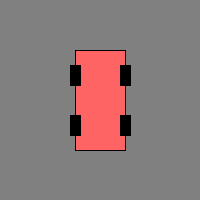
Frame 1 (no input)
Frame 60 (the mouse pressed at the canvas centre just before this capture): identical to frame 1, image omitted
Frame 120 (the mouse held since frame 60 and released just before this capture): identical to frame 1, image omitted

The Processing sketch that drew this single still picture (run headless with seeded random() and noise(); from frame 60 on, the mouse is pressed at the canvas centre):

// Processing sketch: sketch_002_1
// ── sketch_002_1.pde
Car car;

void setup() {
  size (200, 200);
  background (128);
  
  car = new Car();
}

void draw() {
  car.draw(100, 100);
}


class Car {
  Car() {}
  
  void draw (float x0, float y0) {
    //float x0 = 100, y0 = 100; // center of the car
    float cw = 50, ch = 100; // w,h of the car

    // car body
    fill (255, 100, 100);
    rectMode (CENTER); // the rect() is w.r.t center
    rect(x0, y0, cw, ch);

    // now 4 wheels
    float ch4 = ch / 4; 
    float yfront = y0 - ch4; // front wheel
    float xfrontRight = x0 + cw/2;
    fill (0);
    rect (xfrontRight, yfront, 10, 20);

    float xfrontLeft = x0 - cw/2;
    rect (xfrontLeft, yfront, 10, 20);

    float yback = y0 + ch4;
    rect (xfrontRight, yback, 10, 20);
    rect (xfrontLeft, yback, 10, 20);

    return;
  }
}
